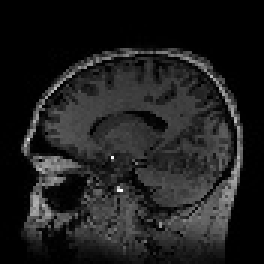
#> input picture dataset/lowres/102.jpg, 88 x 88 px (shown 3 times larger); its folder holds 4 pictures in this run
$ python bicubic.py
#> lines starting #> are read from the running program, lines starting #| are printed output that depends on the picture
import cv2
import glob
from PIL import Image

for filename in glob.glob('lowres/*.jpg'):
	print("Processing file: " + filename)
	image = cv2.imread(filename)
#> image is the input picture: shape (88, 88, 3); min 0, max 254, mean 30.7
	res = cv2.resize(image,None,fx=0.25, fy=0.25, interpolation = cv2.INTER_CUBIC)
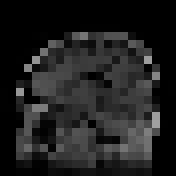
#> res: shape (22, 22, 3) (shown 8 times larger); min 0, max 161, mean 31.5
	cv2.imwrite(filename,res)
#> pass 2 of the loop `for filename in glob.glob('lowres/*.jpg'):`:
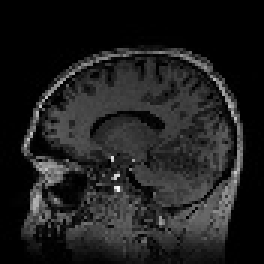
#> input picture dataset/lowres/104.jpg, 88 x 88 px (shown 3 times larger)
#> image is the input picture: shape (88, 88, 3); min 0, max 250, mean 30.7
#> `res = cv2.resize(image,None,fx=0.25, fy=0.25, interpolation = cv2.INTE..`:
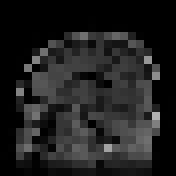
#> res: shape (22, 22, 3) (shown 8 times larger); min 0, max 177, mean 31.6
#> pass 3 of the loop `for filename in glob.glob('lowres/*.jpg'):`:
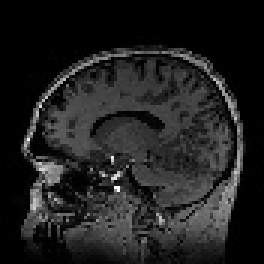
#> input picture dataset/lowres/105.jpg, 88 x 88 px (shown 3 times larger)
#> image is the input picture: shape (88, 88, 3); min 0, max 255, mean 32.3
#> `res = cv2.resize(image,None,fx=0.25, fy=0.25, interpolation = cv2.INTE..`:
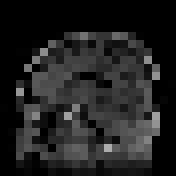
#> res: shape (22, 22, 3) (shown 8 times larger); min 0, max 171, mean 32.8
#> the loop made 4 passes; the first 3 are shown
